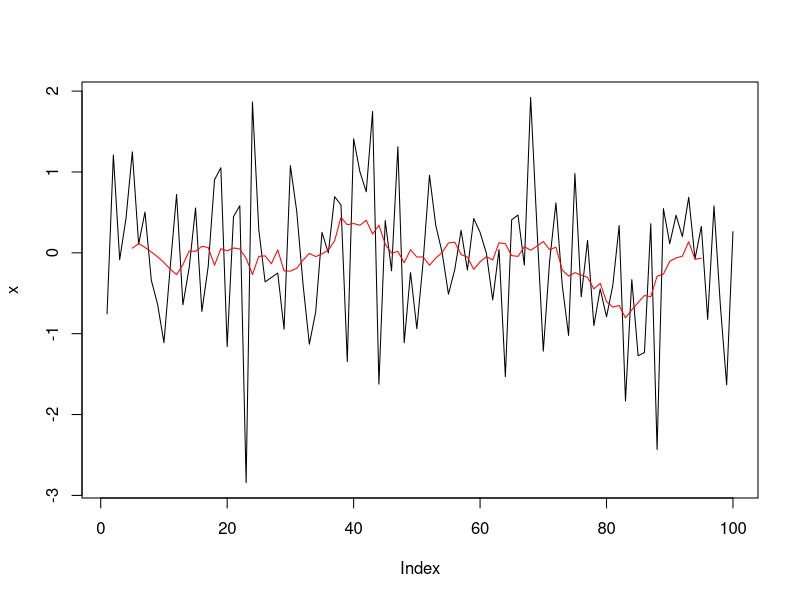

Reproduce this figure in R. (Note: this script raises an error after producing the figure.)
## ---- chunk 1
x <- rnorm(100)
xFilt5 <- filter(x, rep(1/10, 10),side=2)
plot(x,type="l")
lines(xFilt5,col="red")
## ---- chunk 2
library(tidyverse)
## ---- chunk 3
xFilt5 <- filter(x, rep(1/5, 5),side=2)
## ---- chunk 4
xFilt10 <- stats::filter(x, rep(1/10, 10),side=2)
plot(x,type="l")
lines(xFilt10,col="darkred",lwd=2)
## ---- chunk 5
citation()

## ---- chunk 6
citation("dplR")
